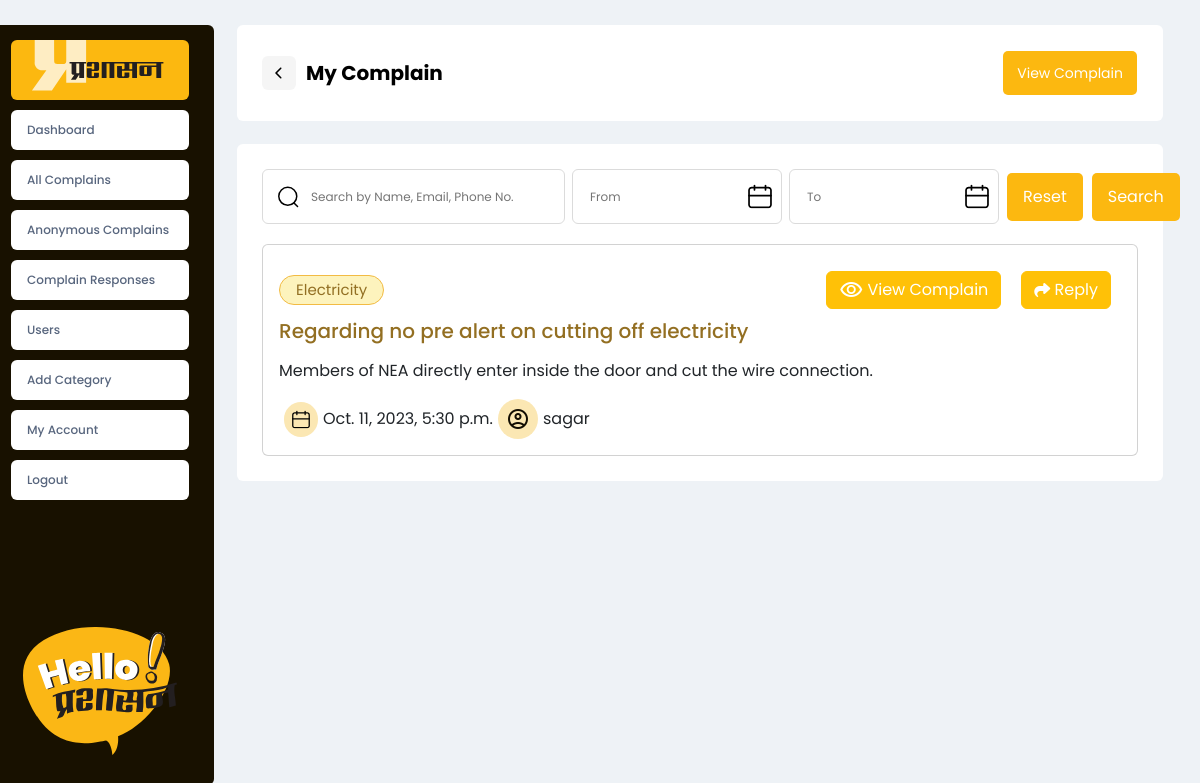
The app's page /all_complain (signed in) with its own data.
### main/models.py (models this page shows, shortened)
class Complain(models.Model):
    created_by=models.ForeignKey(settings.AUTH_USER_MODEL, related_name='my_complains', on_delete=models.CASCADE,default=None,null=True)
    created_date=models.DateTimeField(auto_now_add=True)
    complain_title=models.CharField(max_length=255,null=False)
    complain_message=models.TextField(null=False)
    complain_image=models.ImageField(null=True, upload_to="Images")
    to_complain=models.ForeignKey('ComplainName', on_delete=models.CASCADE)
    class Meta:
        ordering=['-created_date']

class ComplainName(models.Model):
    department_name = models.CharField(max_length=255,null=False)
    complain_name = models.CharField(max_length=255,null=False)

### account/models.py (models this page shows, shortened)
class CustomUser(AbstractUser):
    username = models.CharField(max_length=255,unique=True)
    first_name = models.CharField(max_length=150)
    last_name = models.CharField(max_length=150)
    email = models.EmailField(unique=True)
    phone_number = models.CharField(
        max_length=10, null=True,
        validators=[
            RegexValidator(r'^\d{10}$', 'Phone number must be 10 digits')
        ]
    )
    created_date=models.DateTimeField(auto_now_add=True)
    role = models.PositiveSmallIntegerField(
        choices=choices.ROLE_CHOICES, blank=True, default=3
    )
    admin_category = models.ForeignKey(
        ComplainName, on_delete=models.SET_NULL, null=True
    )
    USERNAME_FIELD='email'
    REQUIRED_FIELDS=['username',]

### main/views.py (the view)
# urls.py: path('all_complain', views.all_complain, name='all_complains'),
def all_complain(request):
    user=request.user
    if user.role == 1:
        complains=Complain.objects.filter(
            created_by__isnull= False
        ).annotate(response_count = Count('response'))
        complains = complains.filter(response_count = 0)
    elif user.role == 2:
        complains=Complain.objects.filter(
            Q(to_complain__department_name = user.admin_category.department_name) &
            Q(created_by__isnull= False)
        ).annotate(response_count = Count('response'))
        complains = complains.filter(response_count = 0)
    else:
        my_complains=Complain.objects.filter(created_by=user).annotate(response_count=Count('response'))
        complains=my_complains.filter(response_count=0)
    context={
        'complains' :complains,
    }
    return render(request,'main/all_complains.html',context)

### main/templates/main/all_complains.html (shortened to what this page needs)
{% include 'layouts/header.html' %}
<section id="dashboard">
    <div class="container-fluid">
        <div class="row">
            <div class="col-md-2">
                {% include 'layouts/left-dash.html' %}
            </div>
            <div class="col-md-10 arrange-complain">
                <div class="mid-complain">
                    <div class="mid-complain-heading">
                        <div class="dash-header">
                            <a href="#" id="back-button">
                            <div class="pointer">
                            </div></a>
                            <div class="heading">
                                <p>My Complain</p>
                            </div>
                        </div>
                        <div class="view-complain">
                            <button><a href>View Complain</a></button>
                        </div>
                    </div>
                    <div class="mycomplain-content">
                        <div class="search-bar">
                            <div class="search">
                                <div class="search-inner">
                                    <input type="text"
                                        placeholder="Search by Name, Email, Phone No.">
                                </div>
                            </div>
                            <div class="complain-dates">
                                <div class="com-dates">
                                    <div class="search-inner">
                                        <input type="text" placeholder="From">
                                    </div>
                                </div>
                            </div>
                            <div class="complain-dates">
                                <div class="com-dates">
                                    <div class="search-inner">
                                        <input type="text" placeholder="To">
                                    </div>
                                </div>
                            </div>
                            <div class="searchbar-button">
                                <button><a href>Reset</a></button>
                            </div>
                            <div class="searchbar-button">
                                <button><a href>Search</a></button>
                            </div>
                        </div>
                        {% for complain in complains %}
                        <div class="card  w-100">
                            <div class="card-body">
                                <div class="card-button ">
                                    <button class="card-button-left"><a href>
                                            {{ complain.to_complain.department_name }}
                                            </a></button>
                                    <div class="card-button-right">
                                        <a
                                            href="{% url 'main:view_complain' id=complain.id %}"
                                            class="btn card-btn-anchor  btn-warning"><span
                                                class="material-symbols-outlined">visibility
                                            </span>&nbspView Complain </a>
                                        {% if request.user.role == 1 or request.user.role == 2 %}
                                        <a
                                            href="{% url 'main:view_complain' id=complain.id %}"
                                            class="btn card-btn-anchor btn-warning"><i
                                                class="fa-solid fa-share"></i>&nbspReply</a>
                                        {% endif %}
                                    </div>
                                </div>
                                <h5 class="card-title">{{complain.complain_title}}</h5>
                                <p class="card-text">{{complain.complain_message| truncatewords:200|linebreaks}}</p>
                                <div class="card-status-sec">
                                    <div class="card-status-icon">
                                    </div>
                                    <span class="card-date">{{ complain.created_date }}</span>
                                    <div class="card-status-icon">
                                        <span class="material-symbols-outlined">account_circle</span>
                                    </div>
                                    <span class="card-authorname">{{ complain.created_by.username }}</span>
                                </div>
                            </div>
                        </div>
                        {% endfor %}
                    </div>
                </div>
            </div>
        </div>
    </div>
</section>
{% include 'layouts/footer.html' %}

### main/static/css/style.css (style rules this page uses)
body { font-family:poppins!important; }
* { box-sizing: border-box; }
:root { --Pra-Yellow: #fcb810; --Border1: #dbdbdb; --TextColor: #58667e; --Pra-White: #ffffff; --Pra-Black: #000000; }
body { background: #eef2f6; }
#dashboard { height: auto; background: #eef2f6; }
.mid-complain { display: flex; padding: 25px; flex-direction: column; align-items: flex-start; gap: 23px; }
.view-complain { display: flex; padding: 1px; justify-content: center; align-items: center; gap: 4px; border-radius: 6px; }
.view-complain button { display: flex; padding: 14px; justify-content: center; align-items: center; gap: 4px; border-radius: 5px; background: var(--Pra-Yellow); border: none; transition: all 0.3s ease-in-out; }
.view-complain a { color: var(--pra-white, #fff); font-feature-settings: "calt" off, "liga" off; font-size: 14px; font-style: normal; font-weight: 400; line-height: 16.1px; text-decoration: none; }
.pointer { display: flex; padding: 5px; align-items: center; gap: 10px; border-radius: 6px; background: #f5f5f5; margin-right: 10px; transition: all 0.3s ease-in-out; }
.mid-complain-heading { display: flex; height: 96px; padding: 25px; justify-content: space-between; align-items: center; align-self: stretch; border-radius: 6px; background: #fff; }
.dash-header { display: flex; align-items: center; text-align: center; flex-direction: row; }
.heading p { color: #000; font-family: Poppins; font-size: 20px; font-style: normal; font-weight: 700; line-height: normal; margin-bottom: 0px; }
.mycomplain-content { display: flex; padding: 25px; flex-direction: column; justify-content: center; align-items: flex-start; gap: 20px; align-self: stretch; border-radius: 6px; background: var(--Pra-White); }
.search-bar { display: flex; align-items: center; gap: 7px; align-self: stretch; }
.search { display: flex; flex-direction: column; justify-content: center; align-items: flex-start; flex: 1 0 0; display: flex; height: 55px; padding: 0px 15px; gap: 10px; align-self: stretch; border-radius: 6px; border: 1px solid var(--Border1); background: #fff; }
.search-inner { display: flex; align-items: center; gap: 10px; flex: 1 0 0; }
.search-inner input { color: var(--TextColor); font-family: Poppins; font-size: 12px; font-style: normal; font-weight: 400; line-height: normal; border: none; width: 20vw; }
.complain-dates { display: flex; width: 210px; flex-direction: column; justify-content: center; align-items: center; }
.com-dates { display: flex; height: 55px; padding: 0px 15px; align-items: center; gap: 10px; align-self: stretch; border-radius: 6px; border: 1px solid var(--Border1); background: #fff; }
.com-dates .search-inner input { width: 150px; }
.searchbar-button { display: flex; padding: 1px; justify-content: center; align-items: center; gap: 4px; border-radius: 6px; }
.searchbar-button button { display: flex; padding: 16px; flex-direction: column; justify-content: center; align-items: center; border-radius: 5px; background: var(--Pra-Yellow); border: none; transition: all 0.3s ease-in-out; }
.searchbar-button button a { color: var(--Pra-White); font-feature-settings: "clig" off, "calt" off, "liga" off; font-size: 16px; font-style: normal; font-weight: 400; line-height: 16px; text-decoration: none; }
.card-button { display: flex; flex-direction: row; align-items: center; justify-content: space-between; }
.card-button a { display: flex; align-items: center; color: #ffffff; }
.card-button-left { background-color: #fdf3bd; border-radius: 60px; border: 1.5px solid #f2bb43; }
.card-button-left a { font-size: 15px; text-decoration: none; color: #926f23; padding: 2px 10px; }
.card-button-right { display: flex; }
.card-btn-anchor { margin: 10px; }
.card-title { color: #936f22; }
.card-status-sec { display: flex !important; align-items: center !important; }
.card-status-icon { display: flex; align-items: center; color: #120d02; background-color: #fbe7b3; margin: 0px 5px; padding: 8px; border-radius: 104px; }

### records on screen
Complain: to_complain.department_name "Electricity", complain_title "Regarding no pre alert on cutting off electricity", complain_message "Members of NEA directly enter inside the door and cut the wire connection.", created_date "Oct. 11, 2023, 5:30 p.m.", created_by.username "sagar"
